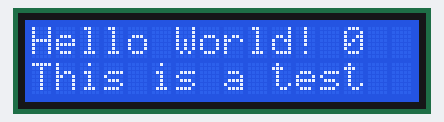
Bench run of a sketch on a simulated Arduino Uno, built with avr-gcc and run on an emulated ATmega328P. Parts: 16×2 character LCD.

Above: at 0.1 s.
At 4.1 s:
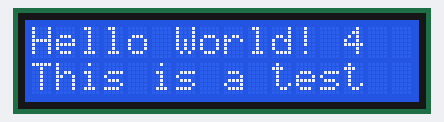
At 9.1 s:
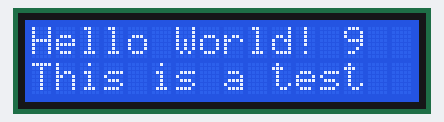
At 19.1 s:
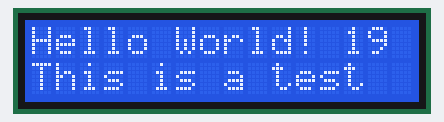
At 29.1 s:
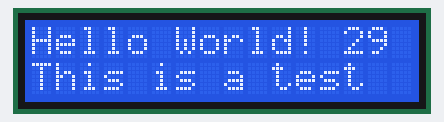
At 39.1 s:
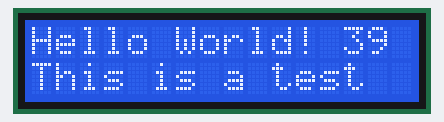

The sketch:

lcd.ino
```cpp
/*
 * LCD Screen
 *
 * Test out LCD Screen w/ LiquidCrystal library
 *
 * Jim Palomo
 */

#include <LiquidCrystal.h>

// Create LCD object & initialize pins
LiquidCrystal lcd(12, 11, 5, 4, 3, 2);

void setup() {
  lcd.begin(16,2); // initialize 16x2 LCD

  lcd.clear();      // clear previous LCD data

  lcd.print("Hello World!");  // display on LCD

  lcd.setCursor(0,1);

  lcd.print("This is a test");
}

void loop() {
  lcd.setCursor(13,0);  // set cursor to (col, row)

  lcd.print(millis() / 1000); // print each second
}
```

Measured:
- what the display in image 1 shows lasts 1.0 s, from 4.0 s to 5.0 s
